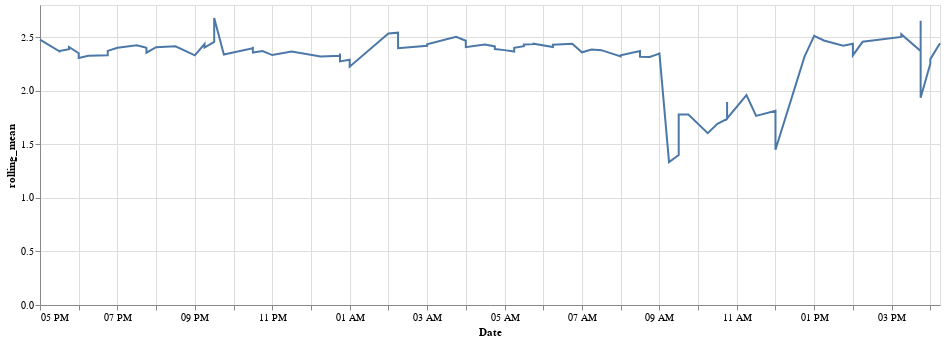

The notebook cell this image was saved under:
### Markdown cell above
### Line chart to see any obvious trends with sentiments on Tesla related news
Note that we do not see any major shift in trend. It is however trending positive (trending to be more negative here in context of NegScore)

### Code cell
base = alt.Chart(data_df)
line_chart = base.mark_line().transform_window(
    # The field to average
    rolling_mean='mean(NegScore)',
    # The number of values before and after the current value to include.
    frame=[360, 0]
).encode(
    alt.X('Date:T'),
    alt.Y('rolling_mean:Q', )
).properties(
    width = 900
).configure(
    font='monospace'
)
line_chart
